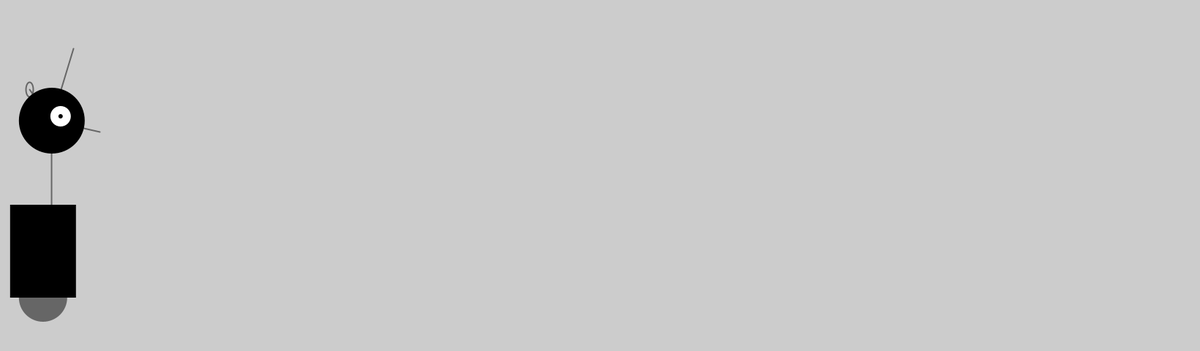
Frame 1 (no input)
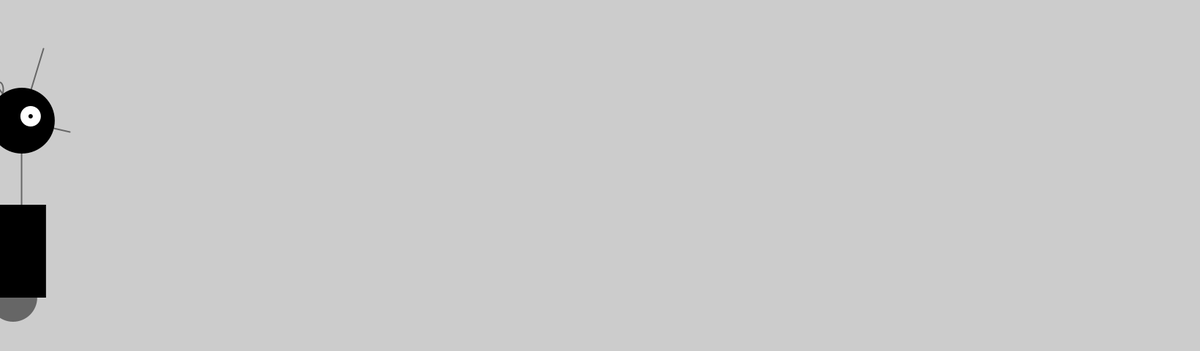
Frame 60 (the mouse pressed at the canvas centre just before this capture)
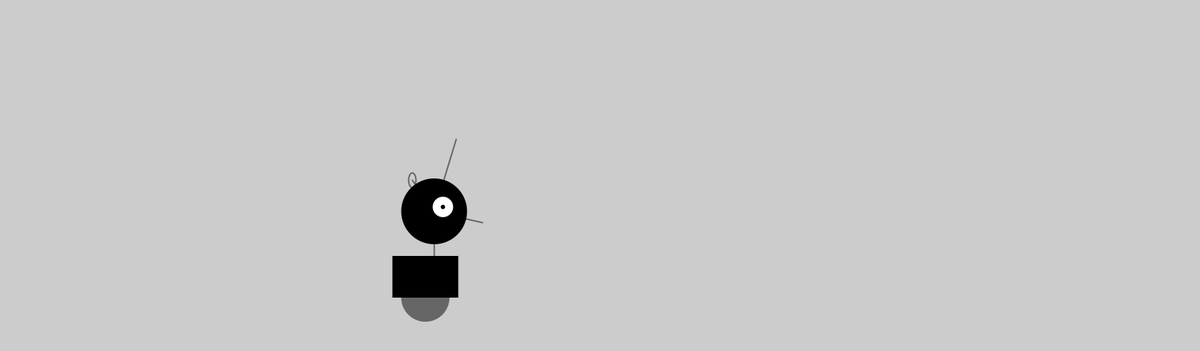
Frame 120 (the mouse held since frame 60 and released just before this capture)

The Processing sketch that drew these frames (run headless with seeded random() and noise(); from frame 60 on, the mouse is pressed at the canvas centre):

// Processing sketch: Robot3_Redesign
// ── Robot3_Redesign.pde
// Robot 3: Response from "Getting Started with Processing" 
// by Reas & Fry. O'Reilly / Make 2010

// First use the drawRobot function to make three or even more robots

// Set up the interactions between

// Make the visuals looks better

// Make the background image of this robot (etc. racing trails)



float x = 60;          // X-coordinate
float y = 440;         // Y-coordinate
int radius = 45;       // Head Radius
int bodyHeight = 160;  // Body Height
int neckHeight = 70;   // Neck Height

float easing = 0.02;

void setup() {
  size(1640, 480);
  smooth();
  strokeWeight(2);
  ellipseMode(RADIUS);
}

void draw() {
  
  int targetX = mouseX;
  x += (targetX - x) * easing;
    
  if (mousePressed) {
    neckHeight = 16;
    bodyHeight = 90; 
  } else {
    neckHeight = 70;
    bodyHeight = 160; 
  }
  
  float ny = y - bodyHeight - neckHeight - radius;
  
  background(204);
  
  // Neck
  stroke(102);
  line(x+12, y-bodyHeight, x+12, ny); 

  // Antennae
  line(x+12, ny, x-18, ny-43);
  line(x+12, ny, x+42, ny-99);
  line(x+12, ny, x+78, ny+15);

//signals
noFill();
//translate(x-18,ny-43);
//rotate(PI/3);
ellipse(x-18,ny-43, 5,10);

  // Body
  noStroke();
  fill(102);
  ellipse(x, y-33, 33, 33);
  fill(0);
  rect(x-45, y-bodyHeight, 90, bodyHeight-33);

  // Head
  fill(0);
  ellipse(x+12, ny, radius, radius); 
  fill(255);
  ellipse(x+24, ny-6, 14, 14);
  fill(0);
  ellipse(x+24, ny-6, 3, 3);
}
